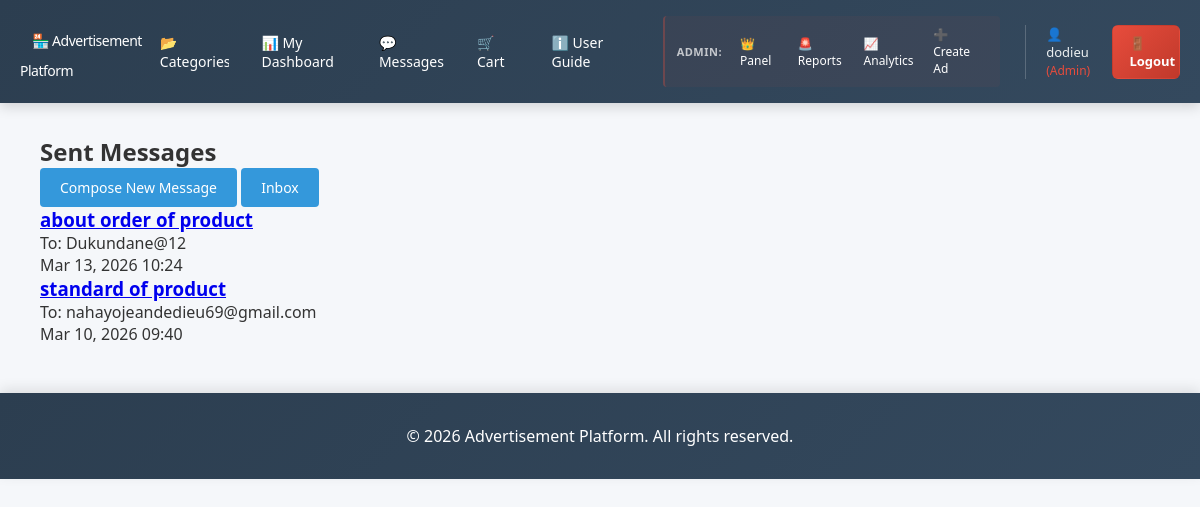
The page /messages/sent/ (signed in) on the database its author committed.
### myapp/models.py (models this page shows, shortened)
class Message(models.Model):
    sender = models.ForeignKey(
        settings.AUTH_USER_MODEL,
        on_delete=models.CASCADE,
        related_name='sent_messages'
    )
    receiver = models.ForeignKey(
        settings.AUTH_USER_MODEL,
        on_delete=models.CASCADE,
        related_name='received_messages'
    )
    ad = models.ForeignKey(
        Advertisement,
        on_delete=models.CASCADE,
        null=True,
        blank=True,
        related_name='messages'
    )
    subject = models.CharField(max_length=200)
    body = models.TextField()
    is_read = models.BooleanField(default=False)
    created_at = models.DateTimeField(auto_now_add=True)
    class Meta:
        ordering = ['-created_at']

### myapp/views.py (the view)
# urls.py: path('messages/sent/', views.SentMessagesView.as_view(), name='sent-messages'),
class SentMessagesView(LoginRequiredMixin, ListView):
    model = Message
    template_name = 'myapp/sent_messages.html'
    context_object_name = 'messages'
    paginate_by = 20
    def get_queryset(self):
        return Message.objects.filter(sender=self.request.user).order_by('-created_at')

### myapp/Templates/myapp/sent_messages.html (shortened to what this page needs)
{% extends 'myapp/base.html' %}
{% block content %}
<div class="container">
    <h2>Sent Messages</h2>
    <a href="{% url 'compose-message' %}" class="btn btn-primary">Compose New Message</a>
    <a href="{% url 'inbox' %}" class="btn btn-secondary">Inbox</a>
    {% if messages %}
        <div class="messages-list">
            {% for message in messages %}
                <div class="message-item">
                    <h3><a href="{% url 'message-detail' message.pk %}">{{ message.subject }}</a></h3>
                    <p>To: {{ message.receiver.username }}</p>
                    <p>{{ message.created_at|date:"M d, Y H:i" }}</p>
                </div>
            {% endfor %}
        </div>
    {% else %}
        <p>You haven't sent any messages.</p>
    {% endif %}
</div>
{% endblock %}

### myapp/Templates/myapp/base.html (shortened to what this page needs)
<!DOCTYPE html>
<html lang="en">
<head>
</head>
<body>
    <header>
        <nav>
            <h1><a href="{% url 'landing' %}">🏪 Advertisement Platform</a></h1>
            <div class="nav-menu">
                <div class="nav-links">
                    {% if user.is_authenticated %}
                        <a href="{% url 'category-list' %}">📂 Categories</a>
                        <a href="{% url 'user-dashboard' %}">📊 My Dashboard</a>
                        <a href="{% url 'inbox' %}">💬 Messages</a>
                        <a href="{% url 'cart' %}">🛒 Cart</a>
                        <a href="{% url 'user-roles' %}">ℹ️ User Guide</a>
                        {% if user.is_staff %}
                            <div class="admin-section">
                                <span class="admin-label">Admin:</span>
                                <a href="{% url 'admin-dashboard' %}">👑 Panel</a>
                                <a href="{% url 'admin-reports' %}">🚨 Reports</a>
                                <a href="{% url 'share-analytics' %}">📈 Analytics</a>
                                <a href="{% url 'advertisement-create' %}">➕ Create Ad</a>
                            </div>
                        {% endif %}
                    {% endif %}
                </div>
                <div class="auth-links">
                    {% if user.is_authenticated %}
                        <div class="user-info">
                            <span>👤 {{ user.username }}
                                {% if user.is_staff %}
                                    <span style="color: #e74c3c; font-size: 12px;">(Admin)</span>
                                {% else %}
                                    <span style="color: #27ae60; font-size: 12px;">(User)</span>
                                {% endif %}
                            </span>
                        </div>
                        <a href="{% url 'user-logout' %}" class="btn-logout">🚪 Logout</a>
                    {% else %}
                        <a href="{% url 'login' %}" class="btn-login">🔐 Login</a>
                        <a href="{% url 'signup' %}" class="btn-signup">📝 Create Account</a>
                    {% endif %}
                </div>
            </div>
        </nav>
    </header>
    <div class="container">
        {% block content %}{% endblock %}
    </div>
    <footer>
        <p>&copy; 2026 Advertisement Platform. All rights reserved.</p>
    </footer>
</body>
</html>

### myapp/Templates/myapp/base.html (style rules this page uses)
* { margin: 0; padding: 0; box-sizing: border-box; }
body { font-family: 'Segoe UI', Tahoma, Geneva, Verdana, sans-serif; background-color: #f5f7fa; color: #333; }
header { background: linear-gradient(135deg, #2c3e50 0%, #34495e 100%); color: white; padding: 1rem 0; box-shadow: 0 4px 12px rgba(0,0,0,0.15); position: sticky; top: 0; z-index: 100; }
nav { max-width: 1200px; margin: 0 auto; display: flex; justify-content: space-between; align-items: center; padding: 0 20px; }
nav h1 { font-size: 22px; font-weight: 700; letter-spacing: -0.5px; }
nav h1 a { color: white; text-decoration: none; transition: color 0.3s; }
.nav-menu { display: flex; align-items: center; gap: 25px; }
.nav-links { display: flex; gap: 20px; align-items: center; }
.admin-section { display: flex; align-items: center; gap: 10px; margin-left: 20px; padding-left: 20px; border-left: 2px solid rgba(231, 76, 60, 0.3); background: rgba(231, 76, 60, 0.05); border-radius: 4px; padding: 6px 12px; }
.admin-label { font-size: 11px; color: rgba(255,255,255,0.7); font-weight: 600; text-transform: uppercase; letter-spacing: 0.5px; }
.admin-section a { font-size: 12px; padding: 4px 8px; }
nav a { color: white; text-decoration: none; font-size: 14px; font-weight: 500; transition: all 0.25s ease; padding: 8px 12px; border-radius: 4px; position: relative; overflow: hidden; }
nav a::after { content: ""; position: absolute; left: 50%; bottom: 6px; width: 0; height: 2px; background: rgba(52, 152, 219, 1); border-radius: 2px; transition: width 0.25s ease, left 0.25s ease; }
.auth-links { display: flex; gap: 10px; align-items: center; border-left: 1px solid rgba(255,255,255,0.2); padding-left: 20px; }
.btn-logout { background: linear-gradient(135deg, #e74c3c, #c0392b); color: white; padding: 8px 16px; border-radius: 6px; text-decoration: none; font-weight: 600; font-size: 13px; transition: all 0.3s; border: 1px solid transparent; }
.user-info { position: relative; display: flex; align-items: center; gap: 8px; font-size: 13px; color: #ecf0f1; cursor: pointer; }
.container { max-width: 1200px; margin: 2rem auto; padding: 0 20px; }
.btn { display: inline-block; padding: 10px 20px; background-color: #3498db; color: white; text-decoration: none; border-radius: 4px; border: none; cursor: pointer; font-size: 14px; transition: all 0.3s; }
footer { background: linear-gradient(135deg, #2c3e50 0%, #34495e 100%); color: white; text-align: center; padding: 2rem; margin-top: 3rem; box-shadow: 0 -4px 12px rgba(0,0,0,0.1); }

### rows shown on the page
Message: subject "about order of product", receiver.username "Dukundane@12", created_at "Mar 13, 2026 10:24"
Message: subject "standard of product", receiver.username "nahayojeandedieu69@gmail.com", created_at "Mar 10, 2026 09:40"

### other values the page prints
{{ user.username }} "dodieu"
